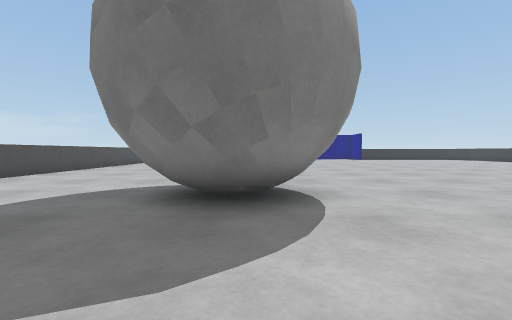
[1] (above)

20 first-person views from a walk through a robot-simulator world made for Webots. The camera is 0.04 m above the floor, tilts 2° down and sees 90° across. The floor is counted in squares, 0.05 m on a side. Each view is taken from the middle of a square. On the plan, view 1 faces up. The plan holds only what a view shows up to about 10 squares ahead; the rest is blank. The robots in the file are not drawn. Simple shapes and patterns stand in for the simulator's stock objects.

[2]
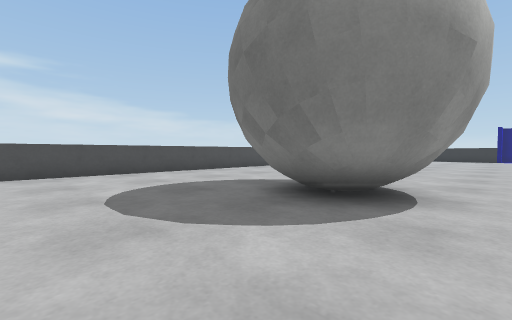

[3]
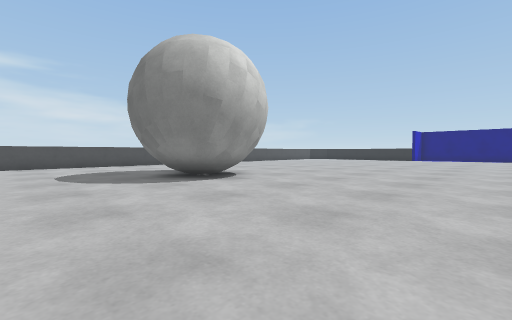

[4]
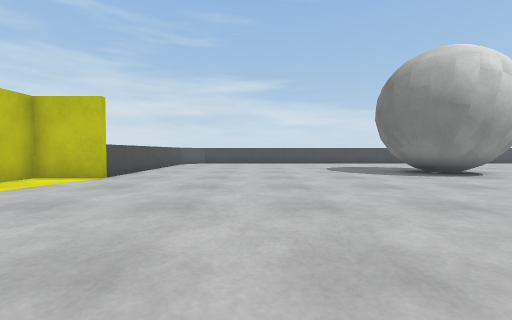

[5]
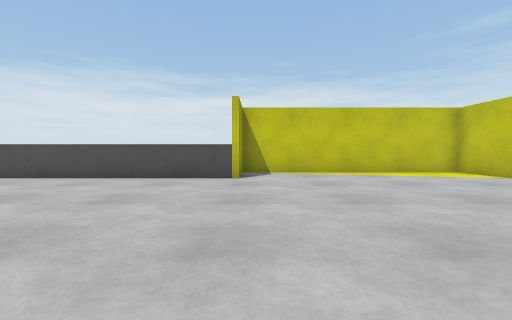

[6]
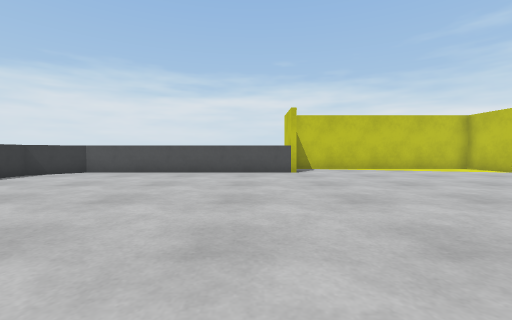

[7]
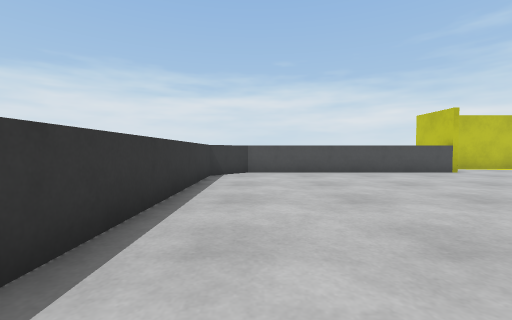

[8]
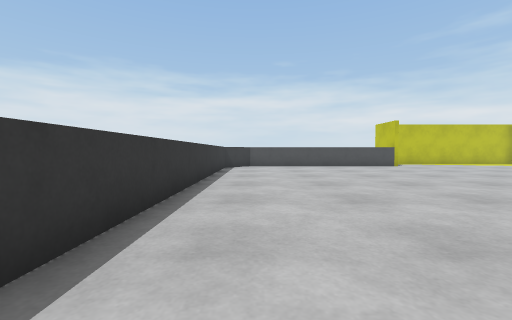

[9]
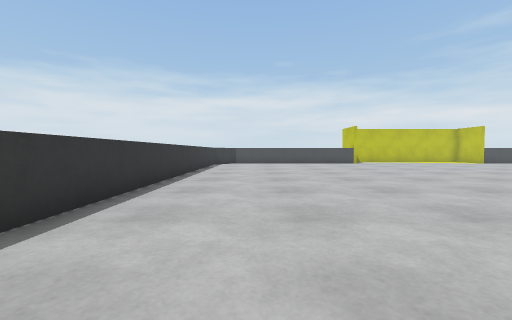

[10]
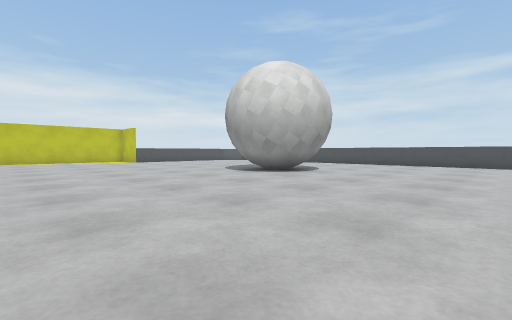

[11]
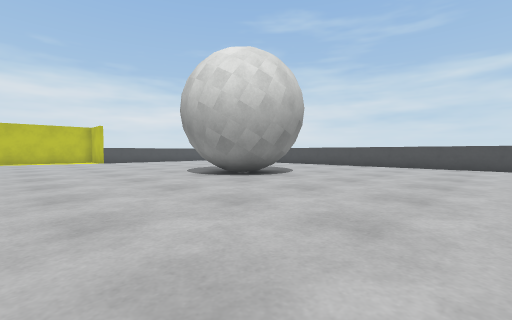

[12]
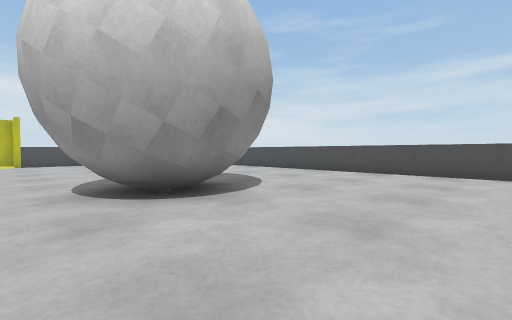

[13]
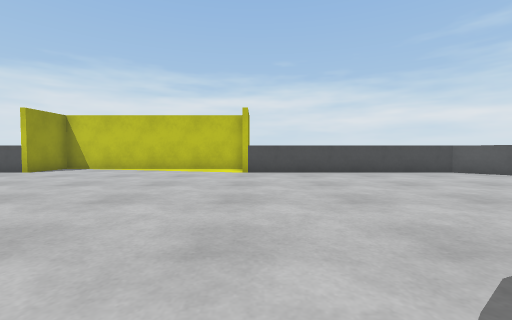

[14]
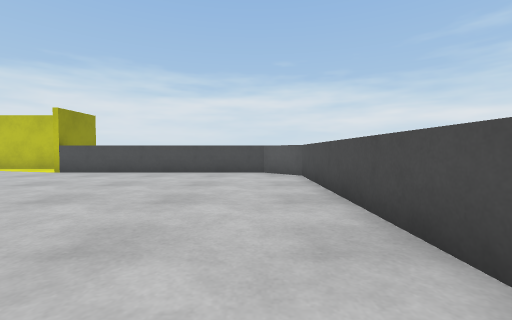

[15]
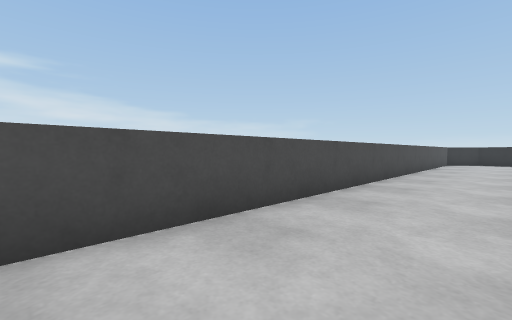

[16]
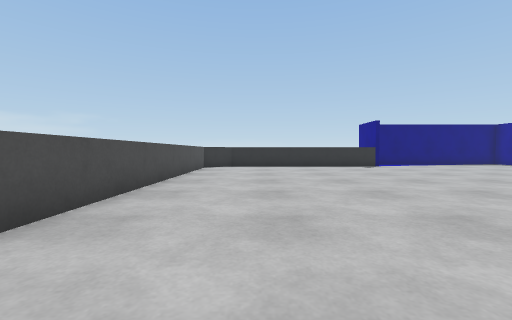

[17]
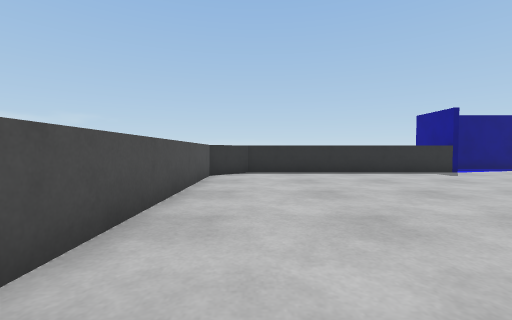

[18]
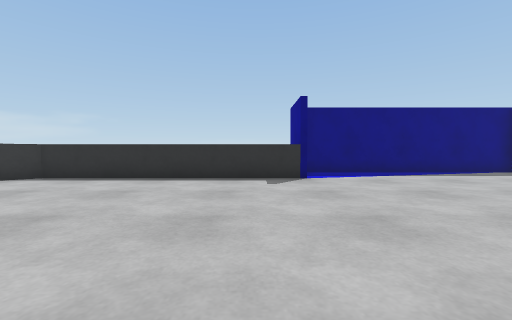

[19]
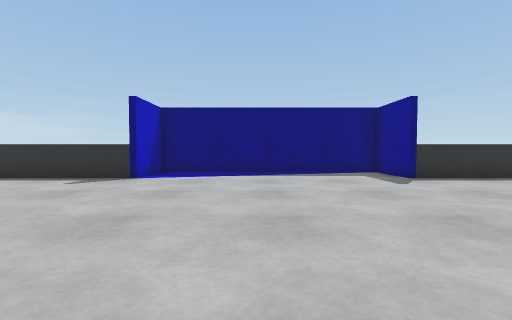

[20]
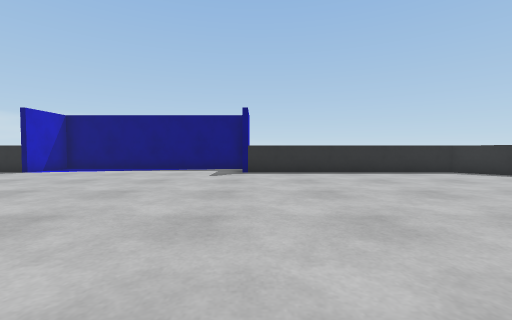

### Floor plan
Key: @ floor where view 1 was taken; # wall or solid block; . floor; B ball.
Columns run from 8 left of view 1 to 19 right of it. Each row starts with its distance up from view 1.
 26          ##########
 25          #........#
 24  #########........#########
 23 ##........................#
 22 #..........................
 21 #.........................
 20 #........................
 19 #.......................
 18 #......................
 17 #.......... ..........
 16 #.........   .  .....
 15 #........        ...
 14 #.......          .
 13 #......  ..   ..
 12 #................
 11 #................
 10 #.................      .
  9 #.................     ...
  8 #................     .....
  7 #......BB........    ......#
  6 #.....BBBB.......   .......#
  5 #..... BBB.......  ........#
  4 #.....BBBB....... .........#
  3 #......BB..................#
  2 #..........................#
  1 #..........................#
  0 #.......@..................#
 -1 #..........................#
 -2 #..........................#
 -3 #..........................#
 -4 #..........................#
 -5 #..........................#
 -6 ##........................##
 -7  #########........#########
 -8          #........#
 -9          ##########

Where each view was taken, in squares from view 1:
view 1: 0 up, 0 right, facing up
view 2: 0 up, 2 right, facing up-left
view 3: 0 up, 7 right, facing up-left
view 4: 2 down, 9 right, facing left
view 5: 1 up, 9 right, facing down
view 6: 3 up, 11 right, facing down
view 7: 3 up, 17 right, facing down
view 8: 7 up, 17 right, facing down
view 9: 10 up, 16 right, facing down
view 10: 12 up, 8 right, facing down-left
view 11: 12 up, 6 right, facing down-left
view 12: 10 up, 2 right, facing down-left
view 13: 3 up, 1 right, facing down
view 14: 3 up, 6 left, facing down
view 15: 5 up, 5 left, facing up-left
view 16: 10 up, 5 left, facing up
view 17: 14 up, 6 left, facing up
view 18: 16 up, 0 right, facing up
view 19: 16 up, 5 right, facing up
view 20: 14 up, 10 right, facing up
